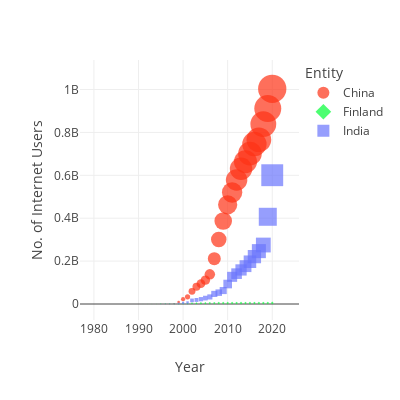

Here is the notebook cell this chart was saved with:
### Code cell
color = px.colors.qualitative.Light24
px.scatter(data_frame=df_country, x='Year', y='No. of Internet Users', 
           width=400, height=400, color= 'Entity', color_discrete_sequence=color, symbol='Entity',
           size='No. of Internet Users'
           )
